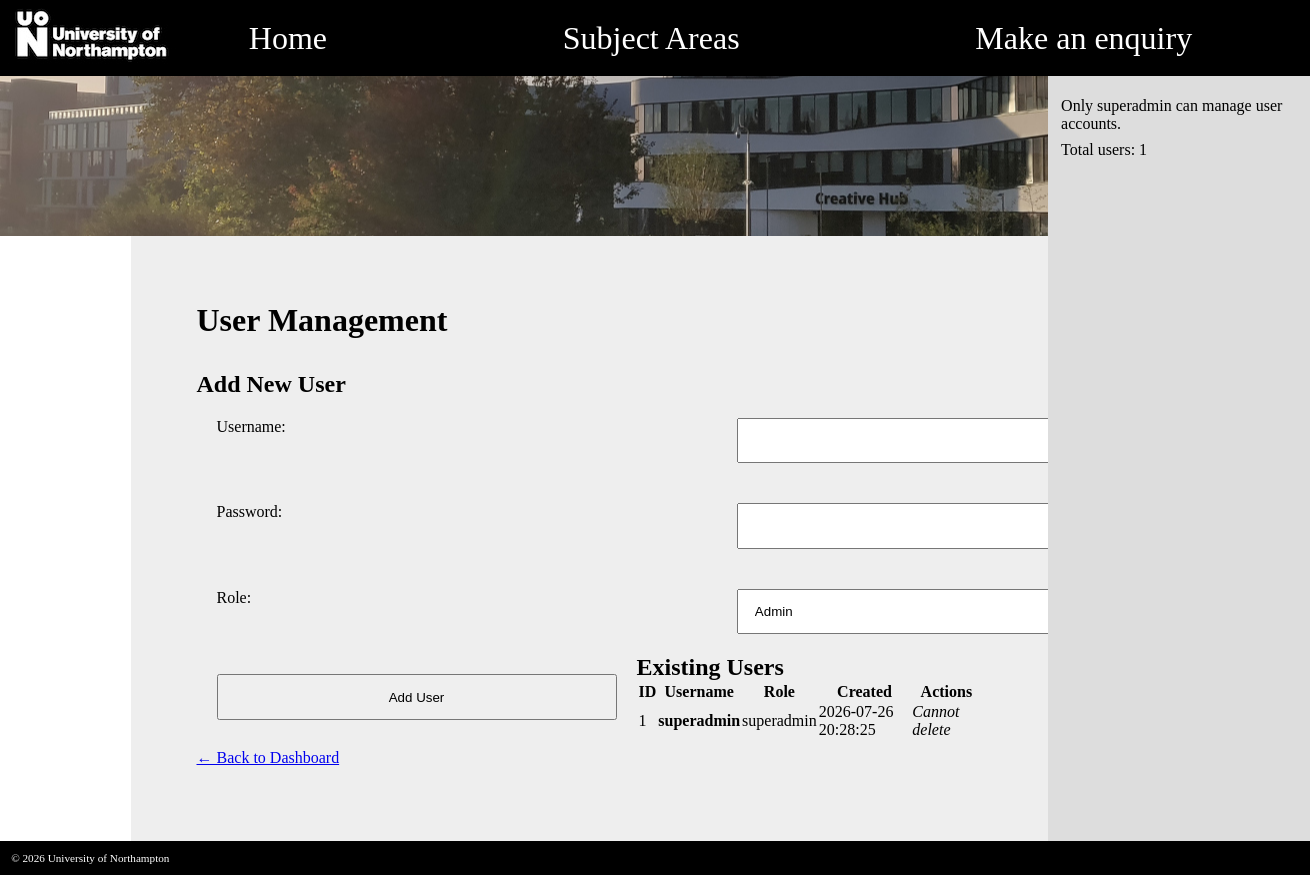
The page /websites/default/public/admin/users.php (signed in) on the database its author committed.
### tables this page shows
CREATE TABLE users (
    id INT AUTO_INCREMENT PRIMARY KEY,
    username VARCHAR(50) UNIQUE NOT NULL,
    password VARCHAR(255) NOT NULL,
    role VARCHAR(20) NOT NULL,
    created_at TIMESTAMP DEFAULT CURRENT_TIMESTAMP
);

### websites/default/public/admin/users.php (the view, shortened to what this page needs)
<?php
require_once '../includes/database.php';
$stmt = $pdo->prepare('SELECT * FROM users WHERE id = :id');
$stmt->execute(['id' => $_SESSION['loggedin']]);
$stmt = $pdo->prepare('SELECT * FROM users ORDER BY role, username');
$stmt->execute();
$users = $stmt->fetchAll();
?>
<!doctype html>
<html>
<head>
    <link rel="stylesheet" href="../uon.css" />
</head>
<body>
    <header>
        <img src="../logo.jpg" alt="logo" />
        <ul>
            <li><a href="../index.php">Home</a></li>
            <li>Subject Areas
            </li>
            <li><a href="../enquiry.php">Make an enquiry</a></li>
        </ul>
    </header>
    <section></section>
    <main>
        <h1>User Management</h1>
        <h2>Add New User</h2>
        <form action="" method="POST">
            <label>Username:</label>
            <input type="text" name="username" required />
            <label>Password:</label>
            <input type="password" name="password" required />
            <label>Role:</label>
            <select name="role">
                <option value="admin">Admin</option>
            </select>
            <input type="submit" name="submit" value="Add User" />
        </form>
        <h2>Existing Users</h2>
        <?php if (count($users) > 0): ?>
            <table class="user-table">
                <thead>
                    <tr>
                        <th>ID</th>
                        <th>Username</th>
                        <th>Role</th>
                        <th>Created</th>
                        <th>Actions</th>
                    </tr>
                </thead>
                <tbody>
                    <?php foreach ($users as $user): ?>
                    <tr>
                        <td data-label="ID"><?php echo $user['id']; ?></td>
                        <td data-label="Username"><strong><?php echo htmlspecialchars($user['username']); ?></strong></td>
                        <td data-label="Role">
                            <span class="role-badge role-<?php echo $user['role']; ?>">
                                <?php echo htmlspecialchars($user['role']); ?>
                            </span>
                        </td>
                        <td data-label="Created"><?php echo $user['created_at']; ?></td>
                        <td>
                            <?php if ($user['id'] != 1): ?>
                            <form action="" method="POST" class="admin-actions">
                                <input type="hidden" name="delete_user" value="<?php echo $user['id']; ?>" />
                                <input type="submit" value="Delete"
                                       onclick="return confirm('Are you sure you want to delete user <?php echo htmlspecialchars($user['username']); ?>?');" />
                            </form>
                            <?php else: ?>
                            <em>Cannot delete</em>
                            <?php endif; ?>
                        </td>
                    </tr>
                    <?php endforeach; ?>
                </tbody>
            </table>
        <?php else: ?>
            <p>No users found.</p>
        <?php endif; ?>
        <p><a href="index.php">← Back to Dashboard</a></p>
    </main>
    <aside>
        <p>Only superadmin can manage user accounts.</p>
        <p>Total users: <?php echo count($users); ?></p>
    </aside>
    <footer>
        &copy; <?php echo date('Y'); ?> University of Northampton
    </footer>
</body>
</html>

### websites/default/public/uon.css (style rules this page uses)
* { margin: 0; padding: 0; }
body { background-color: white; font-family: 'Oxygen-Regular'; display: grid; grid-template-columns: 10% 70% 20%; grid-template-rows: auto; grid-template-areas: "header header header" "img img aside" ". main aside" "footer footer footer"; }
body > section { grid-area: img; height: 20vh; background-image: url(uni.jpg); background-position: center center; }
header a { color: white; text-decoration: none; }
main { min-height: 20vh; grid-area: main; padding: 5vw; background-color: #eee; }
header { background-color: black; grid-area: header; }
aside { background-color: #ddd; min-height: 20px; grid-area: aside; padding: 1vw; }
footer { color: white; padding: 1em; background-color: black; font-size: 0.7em; grid-area: footer; }
header { display: grid; grid-template-columns: 10% 90%; }
header ul { align-self: center; display: grid; grid-template-columns: auto auto auto; grid-template-rows: auto; color: white; list-style-type: none; }
header > ul > li { font-size: 2em; cursor: pointer; text-align: center; }
h1 { font-weight: bold; margin-bottom: 1em; }
p { margin-top: 0.5em; margin-bottom: 0.5em; }
form { display: block; width: 70em }
form input, form select { padding: 1em }
form input, form label, form select, form textarea { float: left; width: 30em; margin: 20px }
form label { clear: left }

### rows shown on the page
users: id "1", username "superadmin", role "superadmin", created_at "2026-07-26 20:28:25", shows "Cannot delete"

### other values the page prints
count($users) "1"
